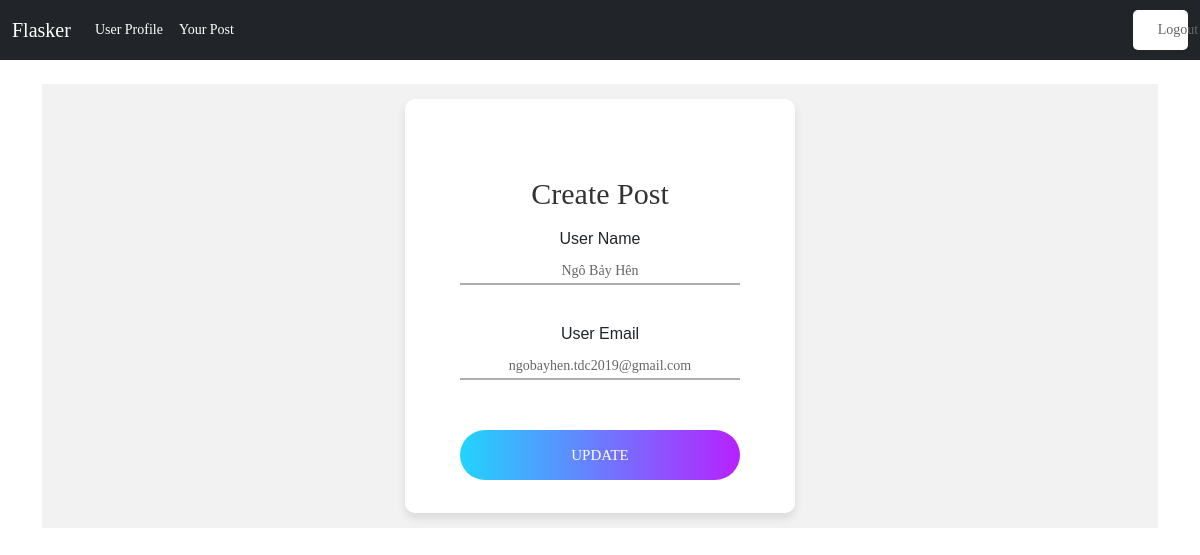
The page /user/user (signed in) on the database as committed earlier.
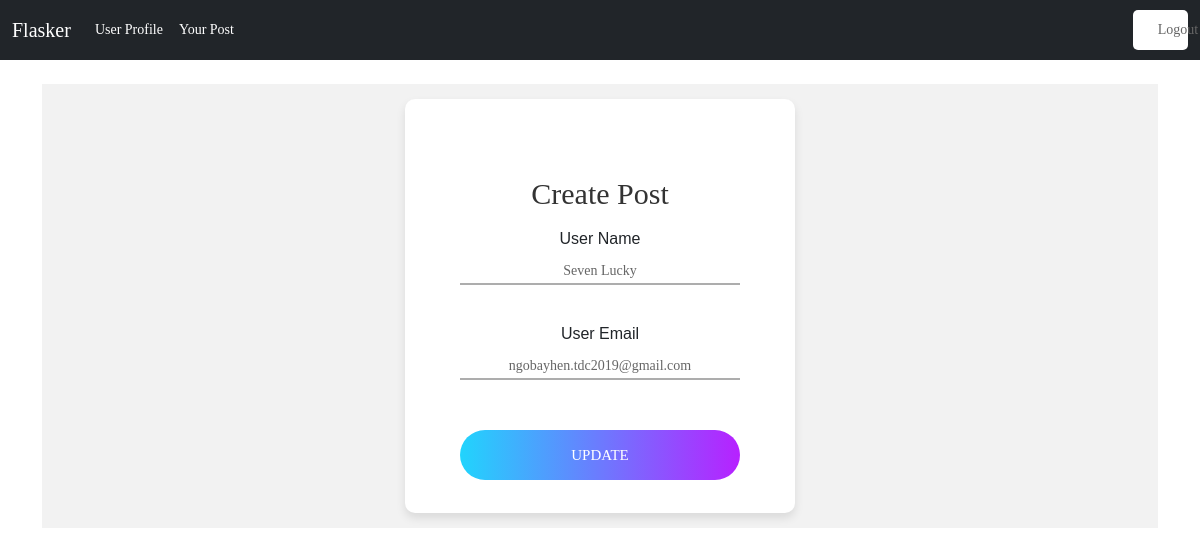
The same page on the database as committed later.
### app.py (models this page shows, shortened)
class User(UserMixin,db.Model):
    id = db.Column(db.Integer, primary_key=True)
    name = db.Column(db.String(255), nullable=False)
    email = db.Column(db.String(100), nullable=False, unique = True)
    password = db.Column(db.String(100), nullable=False)
    posts = db.relationship('Post', backref='user')
    date_create = db.Column(db.Date(), default=datetime.utcnow)

### app.py (the view)
@app.route('/user/user')
@login_required
def user():
    if current_user.is_authenticated:
        user = User.query.filter_by(id=current_user.id).first()
    return render_template('user/user.html', user=user)

### app.py (called while the page is built)
@login_manager.user_loader
def load_user(id):
        return User.query.get(int(id))

### templates/user/user.html (shortened to what this page needs)
{% extends "base.html" %}
{% block content %}
<div class="limiter">
    <div class="container-login100">
        <div class="wrap-login100">
            <span class="login100-form-title mb-30">
                Create Post
            </span>
            <div class="wrap-input100 validate-input">
                <label for="exampleFormControlInput1" class="form-label">User Name</label>
                <p>{{user.name}}</p>
            </div>
            <div class="wrap-input100 validate-input">
                <label for="exampleFormControlTextarea1" class="form-label">User Email</label>
                <p>{{user.email}}</p>
            </div>
            <div class="container-login100-form-btn">
                <div class="wrap-login100-form-btn">
                    <div class="login100-form-bgbtn"></div>
                    <a class="login100-form-btn" href="{{ url_for('edit_user') }}" role="button">Update</a>
                </div>
            </div>
        </div>
    </div>
</div>
{% endblock content %}

Rows that differ between the two databases and show on the page:
changed User "ngobayhen.tdc2019@gmail.com": name "Ngô Bảy Hên" → "Seven Lucky"
